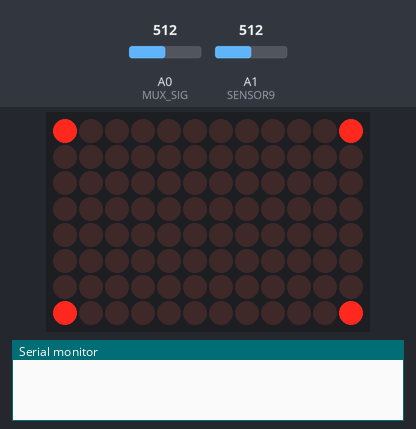
A sketch run on a simulated Arduino Uno R4 WiFi. Parts: 12×8 LED matrix, the last lines printed to the serial monitor. The test bench sets the inputs (shaded band); at power-on: A0 (MUX_SIG) = 512, A1 (SENSOR9) = 512.

Above: at 0.1 s.
At 22.8 s:
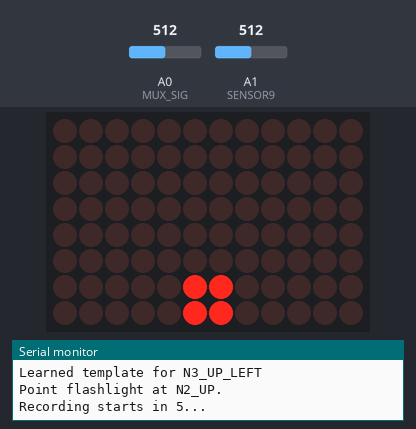
At 38.9 s:
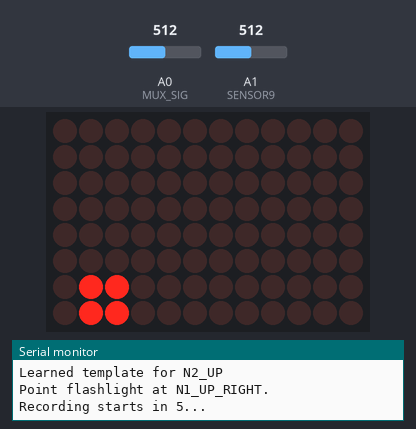
At 55.0 s:
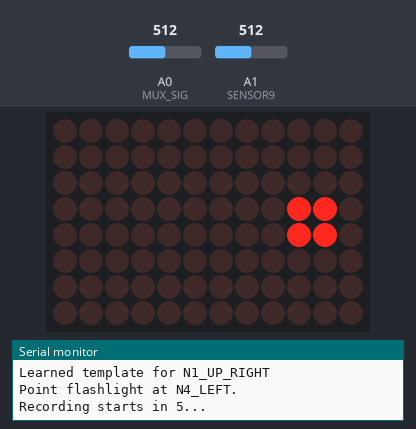
At 87.2 s:
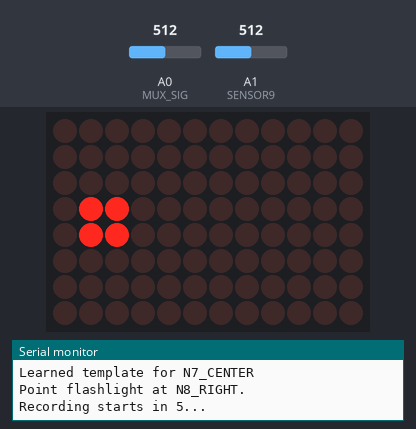
At 119.3 s:
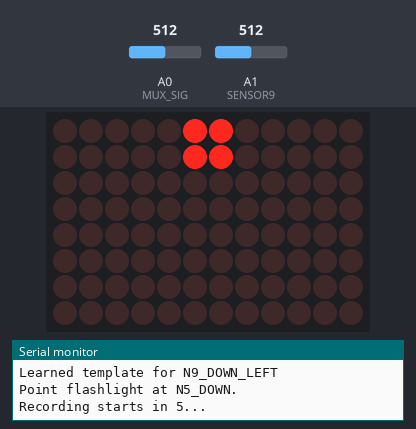

The sketch:

hn_axon_cell_classifier_uno_r4_wifi.ino
```cpp
/*
  3x3 LDR LIGHT DIRECTION CLASSIFIER

  Hardware:
  - Arduino UNO R4 WiFi
  - Built-in 12x8 LED matrix
  - 9 LDR sensors
  - CD4051B multiplexer for N1-N8
  - N9 directly connected to A1

  Physical layout:

        N3    N2    N1
        N4    N7    N8
        N9    N5    N6

  Main fix in this version:
  - N9 scaling is NOT applied during baseline calibration.
  - N9 scaling is applied only after baselineReady = true.
*/

#include "Arduino_LED_Matrix.h"
#include <math.h>

ArduinoLEDMatrix matrix;

// Pins
const int S0 = 2;
const int S1 = 3;
const int S2 = 4;

const int MUX_SIG = A0;
const int SENSOR9 = A1;

// Settings
const int NUM_SENSORS = 9;

const int BASELINE_SAMPLES = 100;
const int TEMPLATE_SAMPLES = 200;
const int TEMPLATE_DELAY = 50;

const int LIVE_DELAY = 90;

const float ACTIVITY_THRESHOLD = 50.0;
const float N9_SCALE = 0.50;

const int HISTORY_LEN = 17;

// Data
int values[NUM_SENSORS];

float baseline[NUM_SENSORS];
float livePattern[NUM_SENSORS];
float templates[NUM_SENSORS][NUM_SENSORS];

int winnerHistory[HISTORY_LEN];
int historyIndex = 0;

uint8_t frame[8][12];

// Important: prevents N9 compensation from corrupting baseline.
bool baselineReady = false;

// Internal index mapping:
// N1=0, N2=1, N3=2, N4=3, N5=4, N6=5, N7=6, N8=7, N9=8

int calibrationOrder[9] = {
  2, 1, 0,
  3, 6, 7,
  8, 4, 5
};

const char* names[9] = {
  "N1_UP_RIGHT",
  "N2_UP",
  "N3_UP_LEFT",
  "N4_LEFT",
  "N5_DOWN",
  "N6_DOWN_RIGHT",
  "N7_CENTER",
  "N8_RIGHT",
  "N9_DOWN_LEFT"
};

void setup() {
  Serial.begin(115200);

  pinMode(S0, OUTPUT);
  pinMode(S1, OUTPUT);
  pinMode(S2, OUTPUT);

  matrix.begin();

  resetHistoryToCenter();
  drawIdle();

  delay(1500);

  Serial.println("=== 3x3 LDR DIRECTION CLASSIFIER ===");
  Serial.println("Step 1: Keep flashlight away.");
  Serial.println("Calibrating ambient baseline...");

  calibrateBaseline();

  Serial.println();
  Serial.println("Step 2: Template calibration begins.");
  Serial.println("Move flashlight to the dot shown on the LED matrix.");
  Serial.println("You will get a 5 second countdown.");
  Serial.println("Then 10 seconds of data are recorded.");

  delay(2000);

  calibrateTemplates();

  Serial.println();
  Serial.println("Calibration complete.");
  Serial.println("Live classification started.");
  Serial.println("time_ms,N1,N2,N3,N4,N5,N6,N7,N8,N9,activity,rawWinner,stableWinner,score");

  drawIdle();
}

void selectChannel(int ch) {
  digitalWrite(S0, ch & 0x01);
  digitalWrite(S1, (ch >> 1) & 0x01);
  digitalWrite(S2, (ch >> 2) & 0x01);

  delayMicroseconds(100);
}

void readSensors() {
  // Read N1-N8 through CD4051.
  for (int ch = 0; ch < 8; ch++) {
    selectChannel(ch);
    values[ch] = analogRead(MUX_SIG);
  }

  // Read N9 directly.
  int rawN9 = analogRead(SENSOR9);

  /*
    Critical fix:

    During baseline calibration, baseline[8] is not valid yet.
    So we must read raw N9 without compensation.

    After baseline is calibrated, we scale only the delta:

      corrected_N9 = baseline_N9 + N9_SCALE * (raw_N9 - baseline_N9)
  */

  if (!baselineReady) {
    values[8] = rawN9;
  } else {
    values[8] = baseline[8] + N9_SCALE * (rawN9 - baseline[8]);
  }
}

void averageSensors(float out[NUM_SENSORS], int samples, int delayMs) {
  float sums[NUM_SENSORS] = {0};

  for (int k = 0; k < samples; k++) {
    readSensors();

    for (int i = 0; i < NUM_SENSORS; i++) {
      sums[i] += values[i];
    }

    delay(delayMs);
  }

  for (int i = 0; i < NUM_SENSORS; i++) {
    out[i] = sums[i] / samples;
  }
}

void calibrateBaseline() {
  baselineReady = false;

  averageSensors(baseline, BASELINE_SAMPLES, 30);

  baselineReady = true;

  Serial.print("Baseline: ");

  for (int i = 0; i < NUM_SENSORS; i++) {
    Serial.print("N");
    Serial.print(i + 1);
    Serial.print("=");
    Serial.print(baseline[i], 2);
    Serial.print(" ");
  }

  Serial.println();
}

void countdown5() {
  for (int n = 5; n >= 1; n--) {
    Serial.print("Recording starts in ");
    Serial.print(n);
    Serial.println("...");
    delay(1000);
  }

  Serial.println("Recording now. Hold flashlight steady.");
}

void calibrateTemplates() {
  for (int step = 0; step < NUM_SENSORS; step++) {
    int sensorIndex = calibrationOrder[step];

    drawDotForSensor(sensorIndex);

    Serial.println();
    Serial.print("Point flashlight at ");
    Serial.print(names[sensorIndex]);
    Serial.println(".");

    countdown5();

    float avg[NUM_SENSORS];
    averageSensors(avg, TEMPLATE_SAMPLES, TEMPLATE_DELAY);

    for (int i = 0; i < NUM_SENSORS; i++) {
      templates[sensorIndex][i] = avg[i] - baseline[i];
    }

    removeCommonMode(templates[sensorIndex]);
    normalizePattern(templates[sensorIndex]);

    Serial.print("Learned template for ");
    Serial.println(names[sensorIndex]);

    delay(700);
  }
}

void removeCommonMode(float pattern[NUM_SENSORS]) {
  float mean = 0;

  for (int i = 0; i < NUM_SENSORS; i++) {
    mean += pattern[i];
  }

  mean /= NUM_SENSORS;

  for (int i = 0; i < NUM_SENSORS; i++) {
    pattern[i] -= mean;
  }
}

void normalizePattern(float pattern[NUM_SENSORS]) {
  float norm = 0;

  for (int i = 0; i < NUM_SENSORS; i++) {
    norm += pattern[i] * pattern[i];
  }

  norm = sqrt(norm);

  if (norm < 0.001) {
    return;
  }

  for (int i = 0; i < NUM_SENSORS; i++) {
    pattern[i] /= norm;
  }
}

void buildLivePattern() {
  readSensors();

  for (int i = 0; i < NUM_SENSORS; i++) {
    livePattern[i] = values[i] - baseline[i];
  }

  removeCommonMode(livePattern);
  normalizePattern(livePattern);
}

float computeActivityFromRawDelta() {
  float sumAbs = 0;

  for (int i = 0; i < NUM_SENSORS; i++) {
    sumAbs += fabs(values[i] - baseline[i]);
  }

  return sumAbs / NUM_SENSORS;
}

float similarity(float a[NUM_SENSORS], float b[NUM_SENSORS]) {
  float dot = 0;

  for (int i = 0; i < NUM_SENSORS; i++) {
    dot += a[i] * b[i];
  }

  return dot;
}

int classifyLive(float &bestScore) {
  buildLivePattern();

  int bestIndex = 0;
  bestScore = -999;

  for (int k = 0; k < NUM_SENSORS; k++) {
    float s = similarity(livePattern, templates[k]);

    if (s > bestScore) {
      bestScore = s;
      bestIndex = k;
    }
  }

  return bestIndex;
}

void resetHistoryToCenter() {
  for (int i = 0; i < HISTORY_LEN; i++) {
    winnerHistory[i] = 6; // N7 center
  }

  historyIndex = 0;
}

int getStableWinner(int newWinner) {
  winnerHistory[historyIndex] = newWinner;
  historyIndex = (historyIndex + 1) % HISTORY_LEN;

  int counts[NUM_SENSORS] = {0};

  for (int i = 0; i < HISTORY_LEN; i++) {
    int w = winnerHistory[i];

    if (w >= 0 && w < NUM_SENSORS) {
      counts[w]++;
    }
  }

  int best = 0;

  for (int i = 1; i < NUM_SENSORS; i++) {
    if (counts[i] > counts[best]) {
      best = i;
    }
  }

  return best;
}

void clearFrame() {
  for (int r = 0; r < 8; r++) {
    for (int c = 0; c < 12; c++) {
      frame[r][c] = 0;
    }
  }
}

void setPixelMapped(int r, int c) {
  int rr = 7 - r;
  int cc = 11 - c;

  if (rr >= 0 && rr < 8 && cc >= 0 && cc < 12) {
    frame[rr][cc] = 1;
  }
}

void drawDotForSensor(int index) {
  clearFrame();

  int row = 3;
  int col = 5;

  // Physical display layout:
  //
  // N3  N2  N1
  // N4  N7  N8
  // N9  N5  N6

  if (index == 2) { row = 0; col = 1; }  // N3
  if (index == 1) { row = 0; col = 5; }  // N2
  if (index == 0) { row = 0; col = 9; }  // N1

  if (index == 3) { row = 3; col = 1; }  // N4
  if (index == 6) { row = 3; col = 5; }  // N7
  if (index == 7) { row = 3; col = 9; }  // N8

  if (index == 8) { row = 6; col = 1; }  // N9
  if (index == 4) { row = 6; col = 5; }  // N5
  if (index == 5) { row = 6; col = 9; }  // N6

  setPixelMapped(row, col);
  setPixelMapped(row, col + 1);
  setPixelMapped(row + 1, col);
  setPixelMapped(row + 1, col + 1);

  matrix.renderBitmap(frame, 8, 12);
}

void drawIdle() {
  clearFrame();

  // Four single corner LEDs = idle / no confident light direction detected

  setPixelMapped(0, 0);    // top left
  setPixelMapped(0, 11);   // top right
  setPixelMapped(7, 0);    // bottom left
  setPixelMapped(7, 11);   // bottom right

  matrix.renderBitmap(frame, 8, 12);
}

void loop() {
  float score;

  int rawWinner = classifyLive(score);

  float activity = computeActivityFromRawDelta();

  if (activity < ACTIVITY_THRESHOLD) {
    resetHistoryToCenter();
    drawIdle();

    Serial.print(millis());
    Serial.print(",");

    for (int i = 0; i < NUM_SENSORS; i++) {
      Serial.print(values[i]);
      Serial.print(",");
    }

    Serial.print(activity, 2);
    Serial.println(",NONE,NONE,0.000");

    delay(LIVE_DELAY);
    return;
  }

  int stableWinner = getStableWinner(rawWinner);

  drawDotForSensor(stableWinner);

  Serial.print(millis());
  Serial.print(",");

  for (int i = 0; i < NUM_SENSORS; i++) {
    Serial.print(values[i]);
    Serial.print(",");
  }

  Serial.print(activity, 2);
  Serial.print(",");

  Serial.print("N");
  Serial.print(rawWinner + 1);
  Serial.print(",");

  Serial.print("N");
  Serial.print(stableWinner + 1);
  Serial.print(",");

  Serial.println(score, 3);

  delay(LIVE_DELAY);
}
```

Measured:
- what the display in image 1 shows lasts 16.1 s, from 22.8 s to 38.9 s
